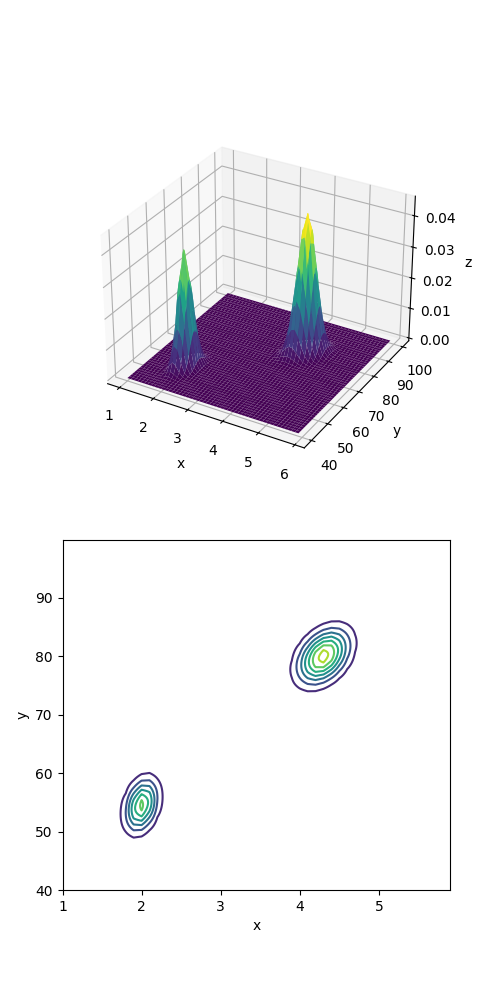

This figure's Python source:
import numpy as np
import matplotlib.pyplot as plt


mus = np.array([[2.0, 54.50],
                [4.3, 80.0]])

covs = np.array([[[0.07, 0.44],
                  [0.44, 33.7]],

                 [[0.17, 0.94],
                  [0.94, 36.00]]])


phis = np.array([0.35, 0.65])


def multivariate_normal(x, mu, cov):
    det = np.linalg.det(cov)
    inv = np.linalg.inv(cov)
    D = len(x)
    z = 1 / np.sqrt((2 * np.pi)**D * det)
    y = z * np.exp((x - mu).T @ inv @ (x - mu) * -2.0)
    return y



def gmm(x, phis, mus, covs):
    y = 0
    for k in range(len(phis)):
        y += phis[k] * multivariate_normal(x, mus[k], covs[k])

    return y



xs = np.arange(1, 6, 0.1)
ys = np.arange(40, 100, 0.1)



X, Y = np.meshgrid(xs, ys)

Z = np.zeros_like(X)


for i in range(Z.shape[0]):
    for j in range(Z.shape[1]):
        x = np.array([X[i, j], Y[i, j]])
        Z[i, j] = gmm(x, phis, mus, covs)

fig = plt.figure(figsize=(5, 10))

ax1 = fig.add_subplot(2, 1, 1, projection='3d')
ax1.set_xlabel('x')
ax1.set_ylabel('y')
ax1.set_zlabel('z')
ax1.plot_surface(X, Y, Z, cmap='viridis')

ax2 = fig.add_subplot(2, 1, 2)
ax2.set_xlabel('x')
ax2.set_ylabel('y')
ax2.contour(X, Y, Z)


plt.savefig('gmm.png')
